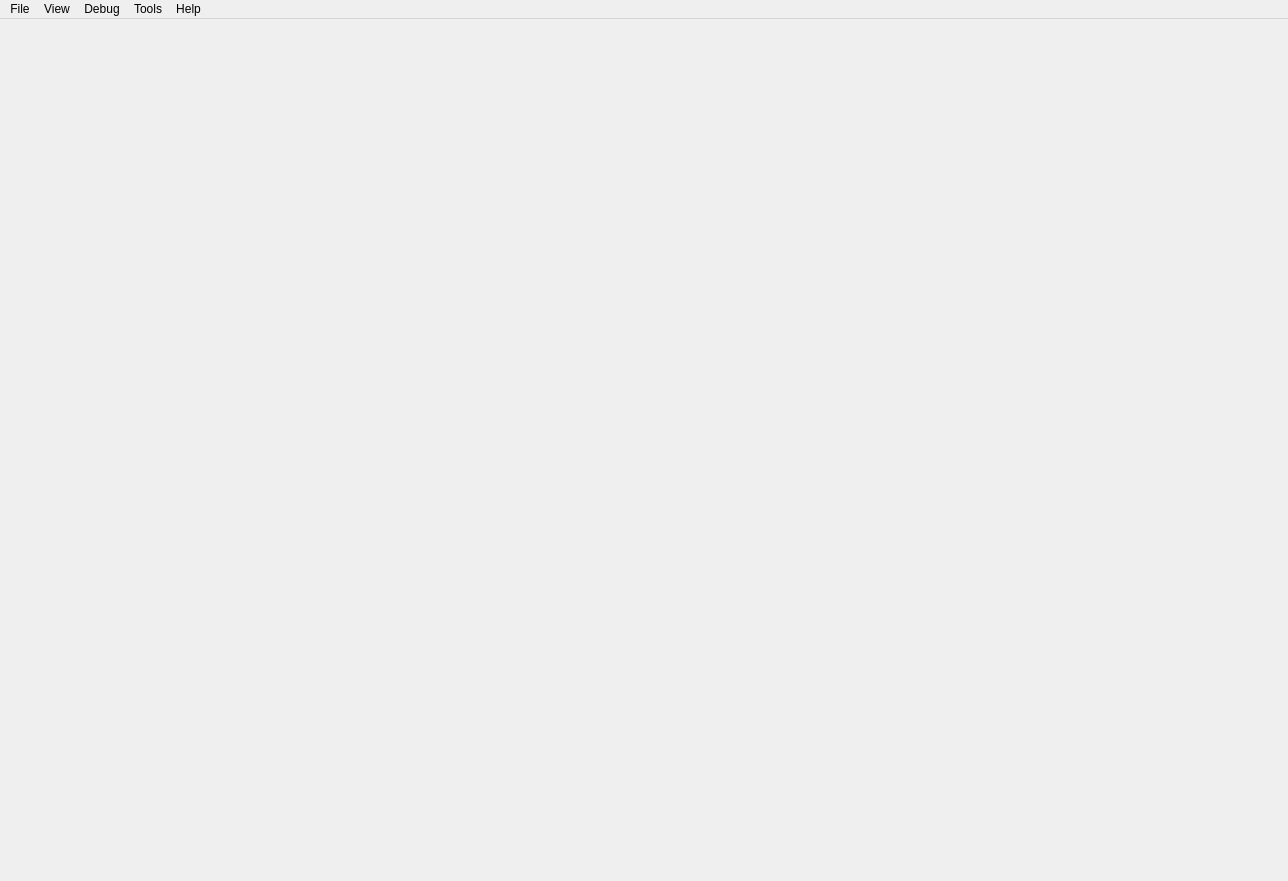
<?xml version="1.0" encoding="UTF-8"?>
<ui version="4.0">
 <class>MainWindowClass</class>
 <widget class="QMainWindow" name="MainWindowClass">
  <property name="geometry">
   <rect>
    <x>0</x>
    <y>0</y>
    <width>1288</width>
    <height>881</height>
   </rect>
  </property>
  <property name="windowTitle">
   <string>MainWindow</string>
  </property>
  <widget class="QWidget" name="centralWidget">
   <widget class="gui::Hexview" name="hexview" native="true">
    <property name="geometry">
     <rect>
      <x>10</x>
      <y>10</y>
      <width>1271</width>
      <height>841</height>
     </rect>
    </property>
    <property name="focusPolicy">
     <enum>Qt::FocusPolicy::NoFocus</enum>
    </property>
   </widget>
  </widget>
  <widget class="QMenuBar" name="menuBar">
   <property name="geometry">
    <rect>
     <x>0</x>
     <y>0</y>
     <width>1288</width>
     <height>21</height>
    </rect>
   </property>
   <property name="autoFillBackground">
    <bool>true</bool>
   </property>
   <property name="nativeMenuBar">
    <bool>true</bool>
   </property>
   <widget class="QMenu" name="menuView">
    <property name="title">
     <string>View</string>
    </property>
    <addaction name="action_Modules"/>
    <addaction name="action_Threads"/>
    <addaction name="action_Memory_Map"/>
   </widget>
   <widget class="QMenu" name="menuDebug">
    <property name="title">
     <string>Debug</string>
    </property>
   </widget>
   <widget class="QMenu" name="menuTools">
    <property name="title">
     <string>Tools</string>
    </property>
    <addaction name="action_Inject_DLL"/>
    <addaction name="action_Scanner"/>
   </widget>
   <widget class="QMenu" name="menuHelp">
    <property name="title">
     <string>Help</string>
    </property>
    <addaction name="actionAbout"/>
   </widget>
   <widget class="QMenu" name="menuFile">
    <property name="title">
     <string>File</string>
    </property>
    <addaction name="action_Attach_to_Process"/>
    <addaction name="action_Re_Attach_to_Process"/>
    <addaction name="action_Detach"/>
    <addaction name="separator"/>
    <addaction name="action_Save_Dump"/>
    <addaction name="action_Load_Dump"/>
    <addaction name="separator"/>
    <addaction name="action_Quit"/>
   </widget>
   <addaction name="menuFile"/>
   <addaction name="menuView"/>
   <addaction name="menuDebug"/>
   <addaction name="menuTools"/>
   <addaction name="menuHelp"/>
  </widget>
  <action name="action">
   <property name="text">
    <string>😀</string>
   </property>
  </action>
  <action name="actionhi">
   <property name="text">
    <string>hi</string>
   </property>
  </action>
  <action name="action_Attach_to_Process">
   <property name="text">
    <string>❤️ Attach to Process</string>
   </property>
  </action>
  <action name="action_Re_Attach_to_Process">
   <property name="text">
    <string>💚 Re-Attach to Process</string>
   </property>
  </action>
  <action name="action_Detach">
   <property name="text">
    <string>💔 Detach</string>
   </property>
  </action>
  <action name="action_Save_Dump">
   <property name="text">
    <string>📷 Save Dump</string>
   </property>
  </action>
  <action name="action_Load_Dump">
   <property name="text">
    <string>💾 Load Dump</string>
   </property>
  </action>
  <action name="action_Quit">
   <property name="text">
    <string>⛔ Quit</string>
   </property>
  </action>
  <action name="actionAbout">
   <property name="text">
    <string>About</string>
   </property>
  </action>
  <action name="action_Inject_DLL">
   <property name="text">
    <string>💉 Inject DLL</string>
   </property>
  </action>
  <action name="action_Threads">
   <property name="text">
    <string>🧵 Threads</string>
   </property>
  </action>
  <action name="action_Modules">
   <property name="text">
    <string>📦 Modules</string>
   </property>
  </action>
  <action name="action_Memory_Map">
   <property name="text">
    <string>🧩 Memory Map</string>
   </property>
  </action>
  <action name="action_Scanner">
   <property name="text">
    <string>🔎 Scanner</string>
   </property>
  </action>
 </widget>
 <layoutdefault spacing="6" margin="11"/>
 <customwidgets>
  <customwidget>
   <class>gui::Hexview</class>
   <extends>QWidget</extends>
   <header>gui/MemoryView/Hexview.h</header>
   <container>1</container>
  </customwidget>
 </customwidgets>
 <resources>
  <include location="../rsrc/MainWindow.qrc"/>
 </resources>
 <connections/>
</ui>
